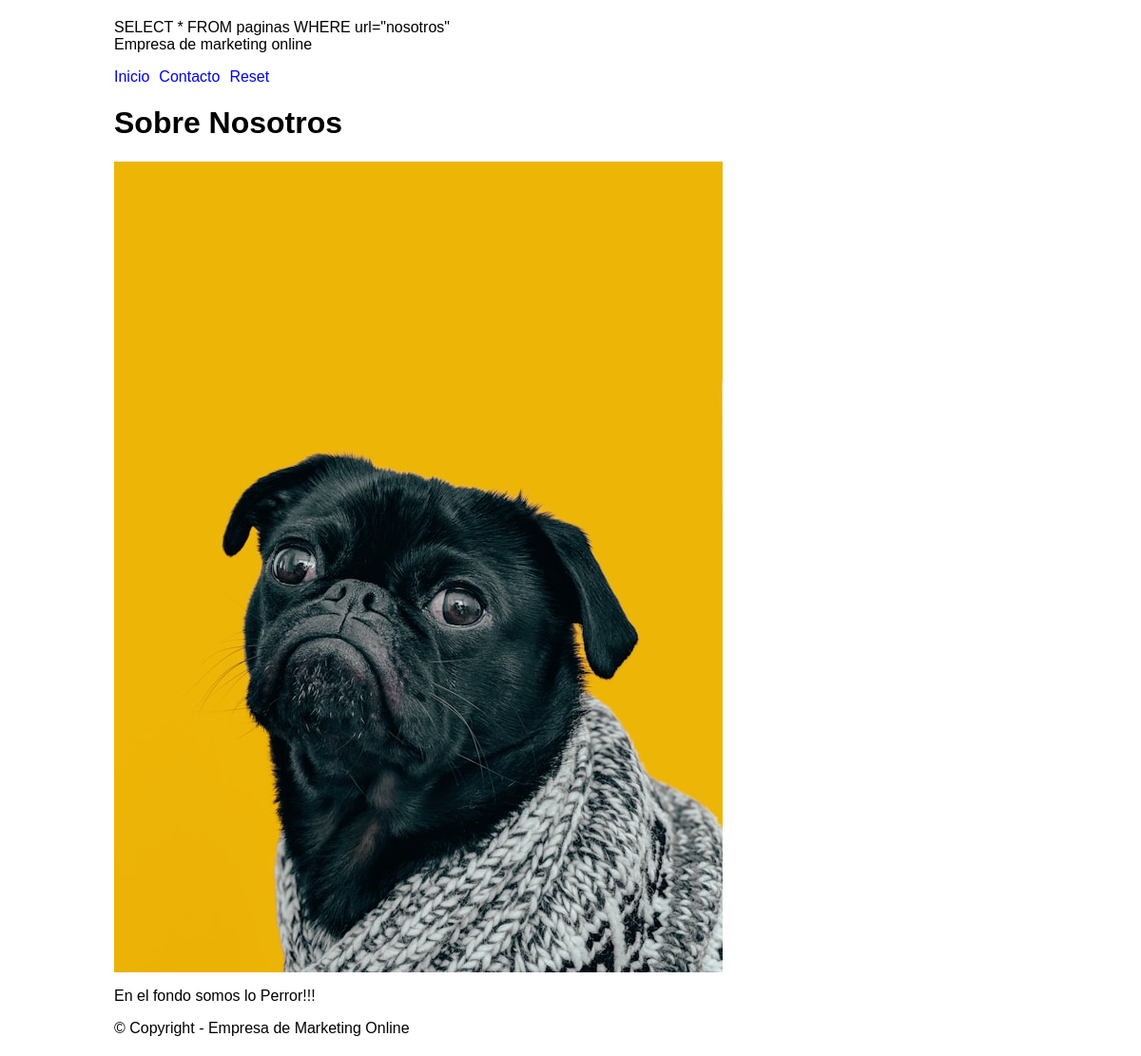
Screenshot of /pagina.php?url=nosotros with the database file from the repository.
### tables this page shows
CREATE TABLE `paginas` (
  `id` int(11) NOT NULL AUTO_INCREMENT,
  `nombre` varchar(255) NOT NULL,
  `texto` longtext NOT NULL,
  `img` varchar(255) NOT NULL,
  `url` varchar(255) NOT NULL,
  PRIMARY KEY (`id`)
);

### _functions.php (called while the page is built, shortened)
<?php
function consulta($sql, $devolverDatos=true){
    $servername = "localhost";
    $username = "root";
    $password = "root";
    $dbname = "empresa_marketing";
    $conn = new mysqli($servername, $username, $password, $dbname);
    $result=$conn->query($sql);
    if($devolverDatos){
            $datos = [];
            while ($fila = $result->fetch_assoc()) {
                $datos[] = $fila;
            }
            return $datos;
    }
}

### pagina.php (the view)
<?php require_once '_functions.php'?>
<?php
$url= $_GET['url'];
echo $sql ='SELECT * FROM paginas WHERE url="'.$url.'"';
$datos = consulta($sql,true);
foreach ( $datos as $dato) {
    $titulo =$dato['nombre'];
    $texto = $dato['texto'];
    $img = $dato['img'];
}
?>
<?php include_once '_header.php'?>
<img src="img/<?php echo $img;?>">
<p><?php echo $texto;?></p>
    <?php include_once '_footer.php'?>

### _header.php (shortened to what this page needs)
<!DOCTYPE html>
<html lang="es">
<head>
    <link rel="stylesheet" href="style.css?v=<?php echo date('U'); ?>">
</head>
<body>
    <header>
        <span id="logo">Empresa de marketing online</span>
        <nav>
            <ul>
                <li><a href="inicio">Inicio</a></li>
                <li><a href="contacto">Contacto</a></li>
                <li><a href="reset">Reset</a></li>
            </ul>
        </nav>
    </header>
    <main>
        <h1><?php echo $titulo; ?></h1>

### style.css (style rules this page uses)
:root { --c1:coral; --c2:tan; --c3:black; --ff:sans-serif; --mw:960px; }
body { font-family: var(--ff); max-width:var(--mw); margin: 0 auto; padding: 20px; }
a { text-decoration: none; }
img { max-width: 100%; }
nav ul { list-style: none; padding-left: 0; display: flex; gap:10px; }

### rows the page displays
paginas: nombre "Sobre Nosotros", img (picture), texto "En el fondo somos lo Perror!!!"
